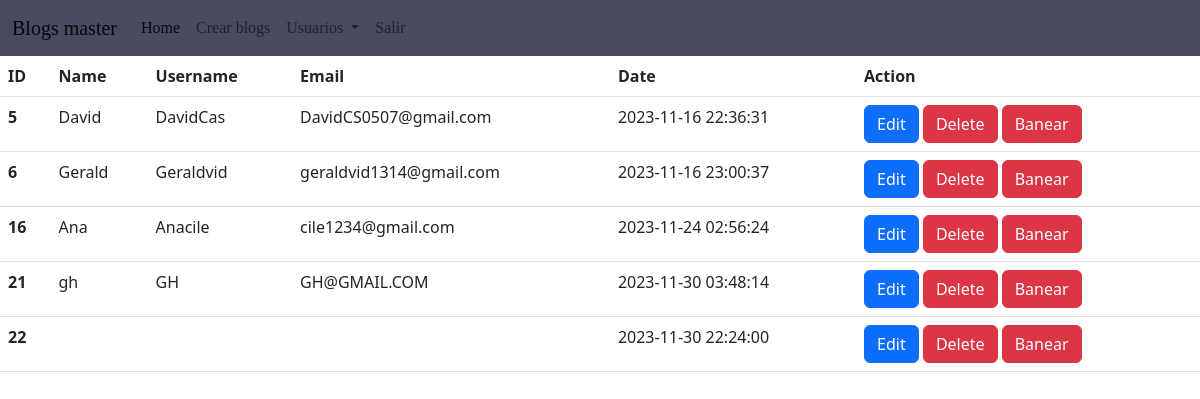
Page /Tabla_de_Usuarios.php (signed in) on the committed database.
### tables this page shows
CREATE TABLE `users` (
  `id` int(11) NOT NULL,
  `name` varchar(255) NOT NULL,
  `username` varchar(255) NOT NULL,
  `email` varchar(255) NOT NULL,
  `password` varchar(128) NOT NULL,
  `date` timestamp NOT NULL DEFAULT current_timestamp(),
  `banned` int(11) DEFAULT 0,
  `motivo_baneo` varchar(255) DEFAULT NULL,
  `Pregunta_Seguridad` varchar(255) NOT NULL,
  `Respuesta_Seguridad` varchar(255) NOT NULL
);

### Tabla_de_Usuarios.php (the view, shortened to what this page needs)
<?php
require_once("./system/db.php");
?>
<!DOCTYPE html>
<html lang="en">
<head>
    <link href="https://cdn.jsdelivr.net/npm/bootstrap@5.2.3/dist/css/bootstrap.min.css" rel="stylesheet">
    <link rel="stylesheet" href="style.css">
</head>
<body>
<nav class="navbar navbar-expand-lg bg-body-tertiary" id="navbarhome">
            <div class="container-fluid">
                <a class="navbar-brand" href="home.php">Blogs master</a>
                <div class="collapse navbar-collapse" id="navbarNavAltMarkup">
                <div class="navbar-nav">
                    <a class="nav-link active" aria-current="page" href="home.php">Home</a>
                    <a class="nav-link" href="create_blog.php">Crear blogs</a>
                    <li class="nav-item dropdown">
                        <a class="nav-link dropdown-toggle" href="#" role="button" data-bs-toggle="dropdown" aria-expanded="false">
                            Usuarios
                        </a>
                    </li>
                    <a class="nav-link" href="login.php">Salir</a>
                </div>
                </div>
            </div>
            </nav>
        <table class="table">
            <thead>
                <tr>
                    <th scope="col">ID</th>
                    <th scope="col">Name</th>
                    <th scope="col">Username</th>
                    <th scope="col">Email</th>
                    <th scope="col">Date</th>
                    <th scope="col">Action</th>
                </tr>
            </thead>
            <tbody>
            <?php
                $sql_users = "SELECT `id`, `name`, `username`, `email`, `date` FROM `users` WHERE banned = 0";
                $users_arr = mysqli_query($db, $sql_users);
                foreach ($users_arr as $user) {
                    ?>
                    <tr>
                        <th scope="row"><?= $user['id'] ?></th>
                        <td><?= $user['name'] ?></td>
                        <td><?= $user['username'] ?></td>
                        <td><?= $user['email'] ?></td>
                        <td><?= $user['date'] ?></td>
                        <td><button type="button" class="btn btn-primary" data-bs-toggle="modal" data-bs-target="#edit_<?= $user['id'] ?>">Edit</button>
                        <a href="?delet=<?= $user['id'] ?>" class="btn btn-danger">Delete</a>
                        <a href="?banned=<?= $user['id'] ?>" class="btn btn-danger">Banear</a></td>
                    </tr>
                    <?php
                }
                ?>
</body>
</html>

### style.css (style rules this page uses)
#navbarhome { background-color: #474a61; font-family: cursive; color: white; }

### rows in the picture
users: id "5", name "David", username "DavidCas", email "DavidCS0507@gmail.com", date "2023-11-16 22:36:31"
users: id "6", name "Gerald", username "Geraldvid", email "geraldvid1314@gmail.com", date "2023-11-16 23:00:37"
users: id "16", name "Ana", username "Anacile", email "cile1234@gmail.com", date "2023-11-24 02:56:24"
users: id "21", name "gh", username "GH", email "GH@GMAIL.COM", date "2023-11-30 03:48:14"
users: id "22", date "2023-11-30 22:24:00"
